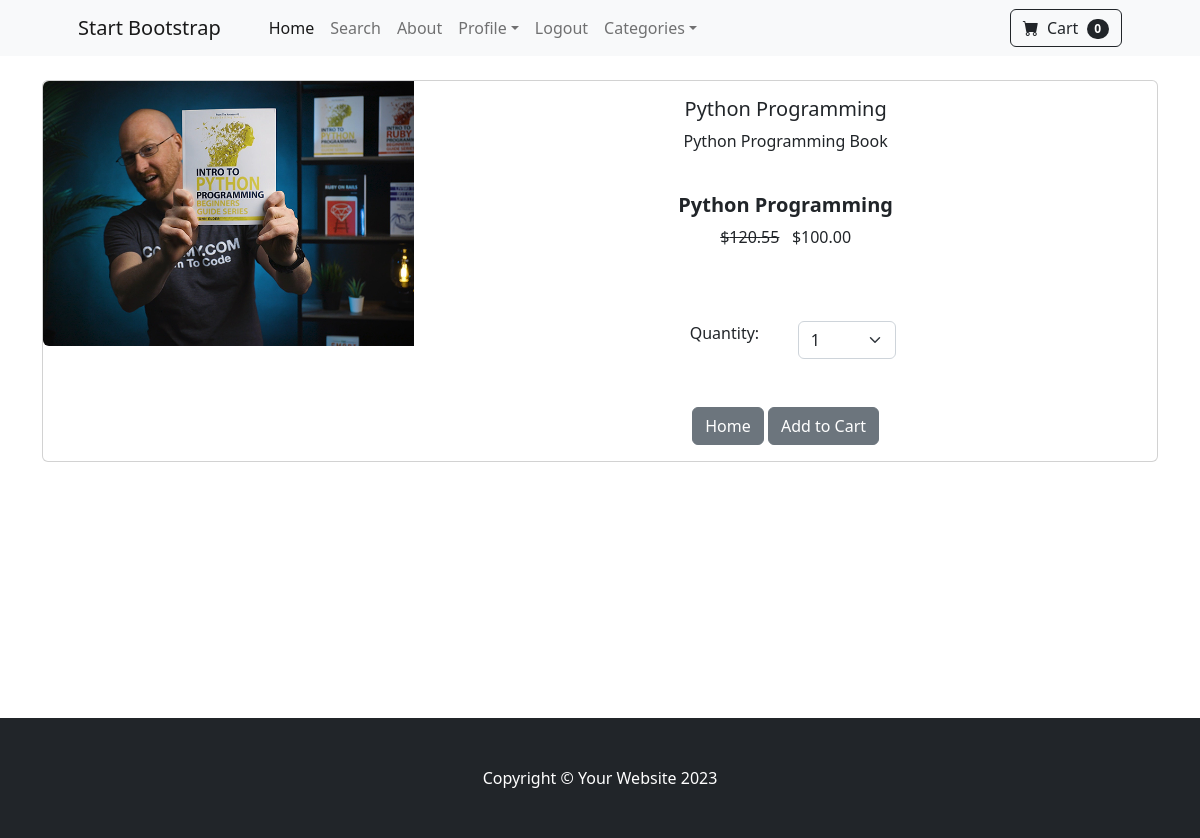
The page /product/1 (signed in) on the database its author committed.
### store/models.py (models this page shows, shortened)
class Product(models.Model):
    name = models.CharField(max_length=100)
    price = models.DecimalField(default=0, decimal_places=2, max_digits=6)
    category = models.ForeignKey(Category,on_delete=models.CASCADE, default=1)
    description = models.CharField(max_length=250, default='', blank=True, null=True)
    image = models.ImageField(upload_to='uploads/product/')
    is_sale = models.BooleanField(default=False)
    sale_price = models.DecimalField(default=0, decimal_places=2, max_digits=6)

### store/views.py (the view)
# urls.py: path('product/<int:pk>', views.product, name='product'),
def product(request,pk):
    product = Product.objects.get(id=pk)
    return render(request, 'product.html', {'product':product})

### cart/cart.py (called while the page is built)
    def __len__(self):
        return len(self.cart)

### cart/context_processors.py (called while the page is built)
def cart(request):
    return {'cart':Cart(request)}

### store/templates/product.html (shortened to what this page needs)
{% extends 'base.html' %}
{% block content %}
    <div class="container">
        <br/>
        <div class="card mb-3" >
            <div class="row g-0">
              <div class="col-md-4">
                <img src="{{ product.image.url }}" class="img-fluid rounded-start" alt="...">
              </div>
              <div class="col-md-8">
                <div class="card-body">
                  <center>
                  <h5 class="card-title">{{ product.name }}</h5>
                  <p class="card-text">{{ product.description }}</p>
                  {% if product.is_sale %}
                  <div class="card-body p-4">
                    <div class="text-center">
                        <h5 class="fw-bolder">{{ product.name }}</h5>
                        <strike>${{ product.price }}</strike>
                        &nbsp;
                        ${{ product.sale_price }}
                    </div>
                </div>
                  {% else %}
                    ${{ product.price }}
                  {% endif %}
                  <br/><br/>
                  <div class="row justify-content-center">
                  <div class="col-md-2">Quantity:</div>
                  <div class="col-md-2">
                  <select class="form-select" id="qty-cart">
                    <option value="1">1</option>
                  </select>
                </div>
                </div>
                  <br/><br/>
                  <a href="{% url 'home' %}" class="btn btn-secondary">Home</a>
                  <button type="button" value="{{ product.id }}" class="btn btn-secondary" id="add-cart">Add to Cart</button>
                </div>
              </div>
            </div>
          </div>
    </div>
    <br/><br/> <br/><br/> <br/><br/> <br/><br/> <br/><br/>
{% endblock %}

### rows shown on the page
Product: image (picture), name "Python Programming", description "Python Programming Book", price "120.55", sale_price "100.00"

### other values the page prints
{{ cart|length }} "0"
